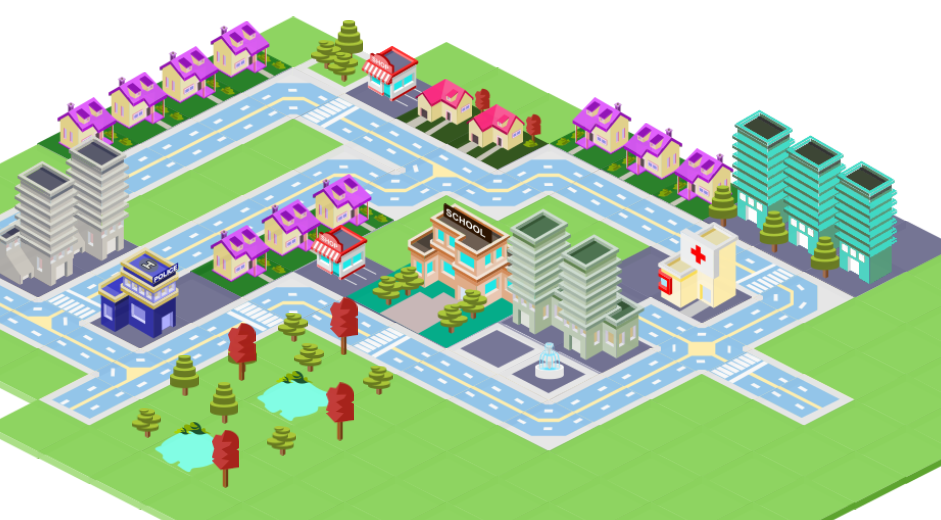
#> input picture runs/city/fractal/scene/target.png, 941 x 520 px
$ python compare.py target.png
#> lines starting #> are read from the running program, lines starting #| are printed output that depends on the picture; pictures that were not available may be replaced by others from this repository, and a replacement may not be noted
from PIL import Image,ImageDraw
from pathlib import Path
import sys
D=Path(__file__).resolve().parent
n=sys.argv[1];a=Image.open(D/'target.png').convert('RGB');b=Image.open(D/(n+'.png')).convert('RGB');assert a.size==b.size==(941,520)
c=Image.new('RGB',(1882,544),'white');ImageDraw.Draw(c).text((8,5),'TARGET 1x | '+n+' 1x',fill='black');c.paste(a,(0,24));c.paste(b,(941,24));c.save(D/(n+'-compare.png'));Image.blend(a,b,.5).save(D/(n+'-overlay.png'))
#> after `c = Image.new('RGB', (1882, 544), 'white')`: c: PIL image 1882x544 RGB; every value is 255
#> after `ImageDraw.Draw(c).text((8, 5), 'TARGET 1x | ' + n + ' 1x', fill='black`:
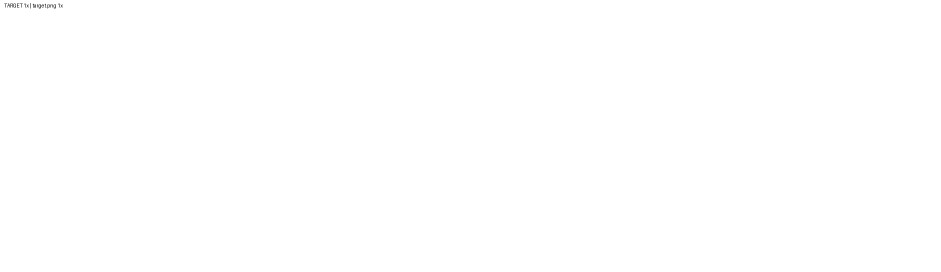
#> c: PIL image 1882x544 RGB (shown at 1/2 size); min 3, max 255, mean 254.9
#> after `c.paste(a, (0, 24))`:
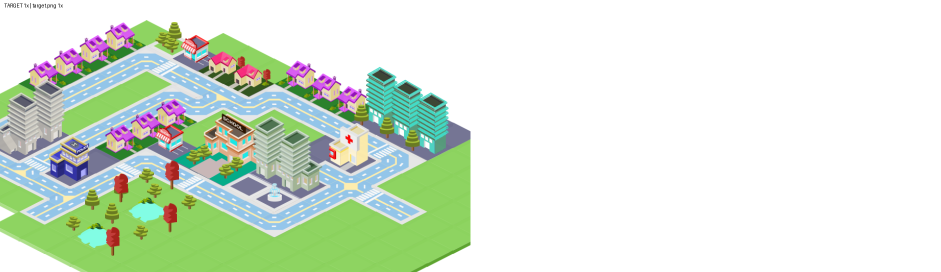
#> c: PIL image 1882x544 RGB (shown at 1/2 size); mean R, G, B 216.8, 230, 214.1
#> after `c.paste(b, (941, 24))`:
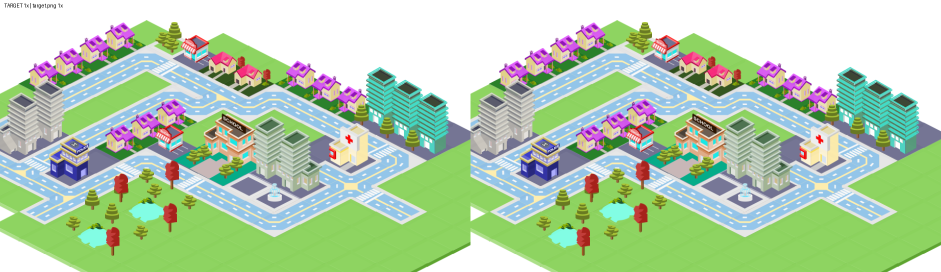
#> c: PIL image 1882x544 RGB (shown at 1/2 size); mean R, G, B 178.7, 205, 173.3
for suffix,box in [('west',(0,240,375,425)),('east',(600,216,856,425)),('school',(348,266,668,451))]:
 x=a.crop(box).resize(((box[2]-box[0])*2,(box[3]-box[1])*2));y=b.crop(box).resize(x.size);o=Image.new('RGB',(x.width*2,x.height),'white');o.paste(x);o.paste(y,(x.width,0));o.save(D/(n+'-'+suffix+'.png'))
#> this loop made 3 passes
#> pass 1, `x = a.crop(box).resize(((box[2] - box[0]) * 2, (box[3] - box[1]) * 2))`:
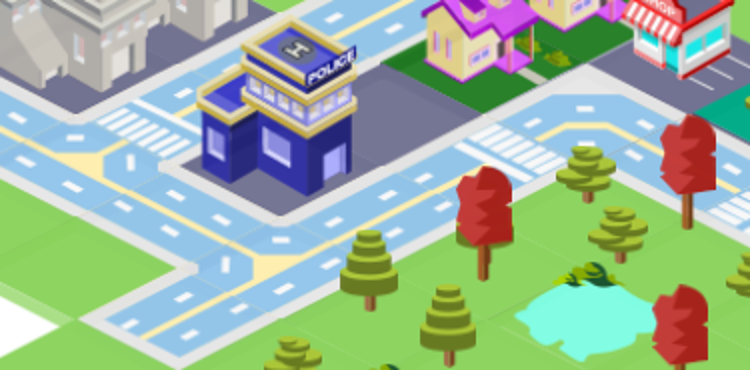
#> x: PIL image 750x370 RGB; mean R, G, B 156.4, 180.8, 157.1
#> pass 1, `x = a.crop(box).resize(((box[2] - box[0]) * 2, (box[3] - box[1]) * 2))`:
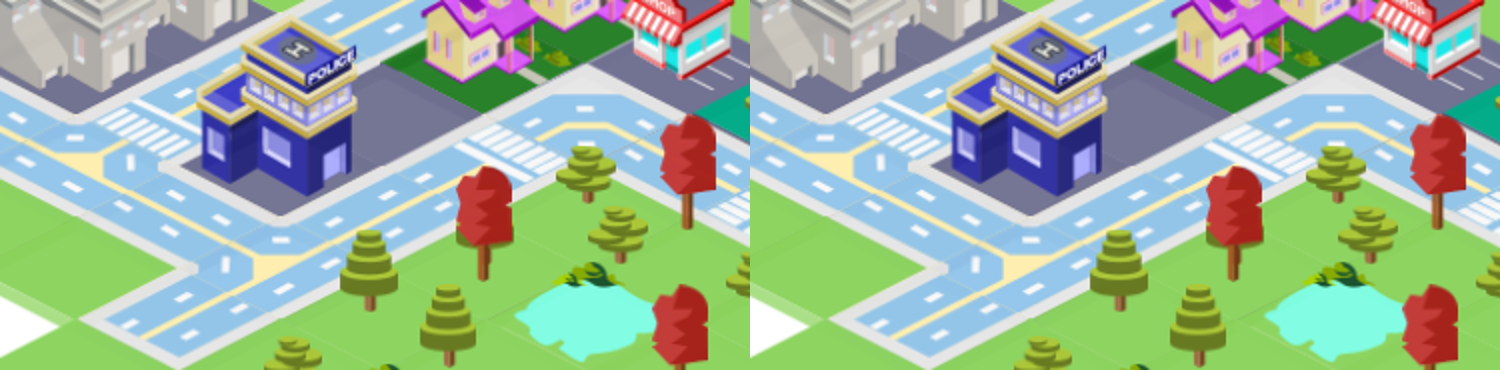
#> saved as target.png-west.png: PIL image 1500x370 RGB; mean R, G, B 156.4, 180.8, 157.1
#> after the loop:
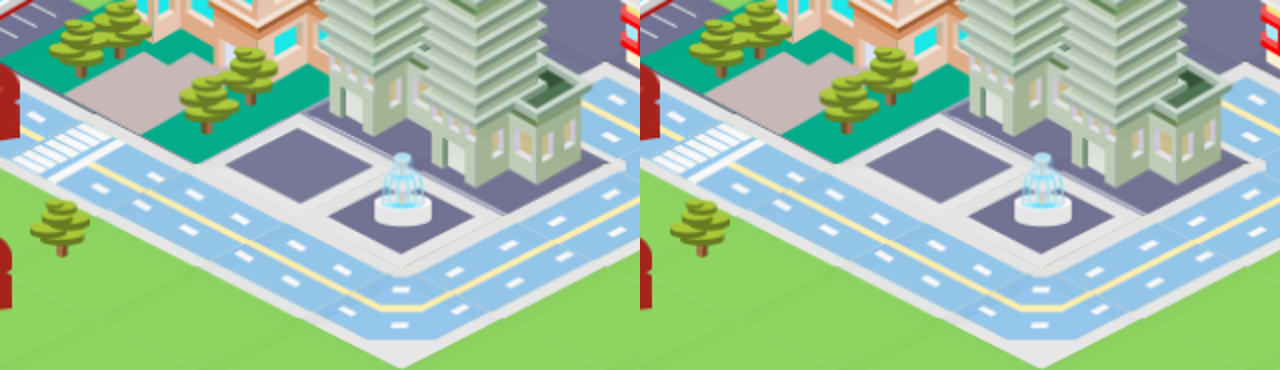
#> o: PIL image 1280x370 RGB; mean R, G, B 157.9, 190.5, 162.8
#> after the loop:
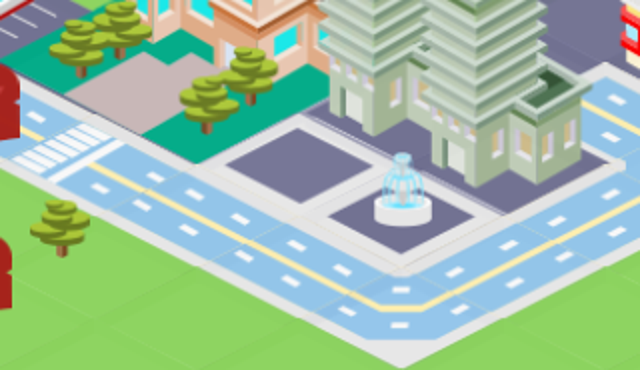
#> x: PIL image 640x370 RGB; mean R, G, B 157.9, 190.5, 162.8
